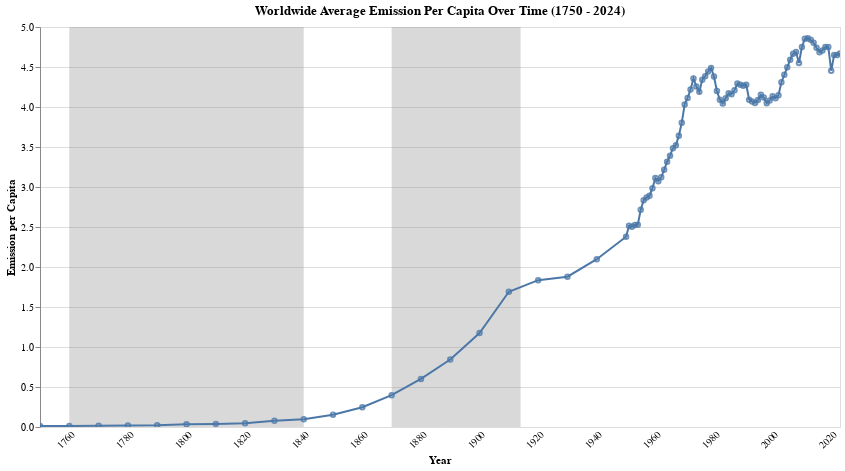

Here is the notebook cell this chart was saved with:
### Markdown cell above
## Visualization 4: World trend of CO2 Emission ()

### Code cell
# Create a DataFrame for the shaded regions
shaded_regions_data = pd.DataFrame({
    'start': [1760, 1870],
    'end': [1840, 1914],
    'label': ['First Industrial Revolution', 'Second Industrial Revolution']
})
shaded_regions_data.start = pd.to_datetime(shaded_regions_data.start, format='%Y')
shaded_regions_data.end = pd.to_datetime(shaded_regions_data.end, format='%Y')

# Create a zoomable selection
zoom = alt.selection_interval(bind='scales', encodings=['x'])
click = alt.selection_multi(fields=['year'], empty='none')



# Define the shaded regions for the industrial revolutions
shaded_regions = alt.Chart(shaded_regions_data).mark_rect(opacity=0.3, color='gray').encode(
    x='start:T',
    x2='end:T'
).add_params(
    zoom
).add_params(
    click
)


# Define the line chart for emissions
line_chart = alt.Chart(world).mark_line().encode(
    x=alt.X('year:T', title='Year', axis=alt.Axis(labelAngle=-45, tickCount=10, ticks=False, domain=False,grid=False)),
    y=alt.Y('emission:Q', title='Emission per Capita'),
    tooltip=[
        alt.Tooltip('year:T', title='Year',format='%Y'),
        alt.Tooltip('emission:Q', title='Emission')
    ]
).add_params(
    zoom
).add_params(
    click
).properties(
    width=800,
    height=400,
    title='Worldwide Average Emission Per Capita Over Time (1750 - 2024)'
)

points = alt.Chart(world).mark_point(size=20, opacity=0.8).encode(
    x=alt.X('year:T', title='Year'),
    y=alt.Y('emission:Q'),
    tooltip=[
        alt.Tooltip('year:T', title='Year', format='%Y'),
        alt.Tooltip('emission:Q', title='Emission per Capita', format='.2f'),
    ]
)


# Combine the shaded regions and the line chart
final_chart = shaded_regions + line_chart + points
final_chart

### Figure 1 — Vega-Lite specification as saved in the notebook (floating-point values rounded to 4 significant figures)
{"config": {"view": {"continuousWidth": 300, "continuousHeight": 300}}, "layer": [{"data": {"name": "data-db327312543fec7dadd77317df2c82e3"}, "mark": {"type": "rect", "color": "gray", "opacity": 0.3}, "encoding": {"x": {"field": "start", "type": "temporal"}, "x2": {"field": "end"}}, "name": "view_68"}, {"data": {"name": "data-531469ccf340d9cebed55cced17d765a"}, "mark": {"type": "line"}, "encoding": {"tooltip": [{"field": "year", "format": "%Y", "title": "Year", "type": "temporal"}, {"field": "emission", "title": "Emission", "type": "quantitative"}], "x": {"axis": {"domain": false, "grid": false, "labelAngle": -45, "tickCount": 10, "ticks": false}, "field": "year", "title": "Year", "type": "temporal"}, "y": {"field": "emission", "title": "Emission per Capita", "type": "quantitative"}}, "title": "Worldwide Average Emission Per Capita Over Time (1750 - 2024)"}, {"data": {"name": "data-531469ccf340d9cebed55cced17d765a"}, "mark": {"type": "point", "opacity": 0.8, "size": 20}, "encoding": {"tooltip": [{"field": "year", "format": "%Y", "title": "Year", "type": "temporal"}, {"field": "emission", "format": ".2f", "title": "Emission per Capita", "type": "quantitative"}], "x": {"field": "year", "title": "Year", "type": "temporal"}, "y": {"field": "emission", "type": "quantitative"}}}], "height": 400, "params": [{"name": "param_122", "select": {"type": "interval", "encodings": ["x"]}, "bind": "scales", "views": ["view_68"]}, {"name": "param_123", "select": {"type": "point", "fields": ["year"]}, "views": ["view_68"]}], "width": 800, "$schema": "https://vega.github.io/schema/vega-lite/v5.20.1.json", "datasets": {"data-db327312543fec7dadd77317df2c82e3": [{"start": "1760-01-01T00:00:00", "end": "1840-01-01T00:00:00", "label": "First Industrial Revolution"}, {"start": "1870-01-01T00:00:00", "end": "1914-01-01T00:00:00", "label": "Second Industrial Revolution"}], "data-531469ccf340d9cebed55cced17d765a": [{"country": "World", "code": "OWID_WRL", "year": "1750-01-01T00:00:00", "emission": 0.01235, "flag": false, "first_indust_rev": 0, "second_indust_rev": 0}, {"country": "World", "code": "OWID_WRL", "year": "1760-01-01T00:00:00", "emission": 0.01334, "flag": false, "first_indust_rev": 1, "second_indust_rev": 0}, {"country": "World", "code": "OWID_WRL", "year": "1770-01-01T00:00:00", "emission": 0.01582, "flag": false, "first_indust_rev": 1, "second_indust_rev": 0}, {"country": "World", "code": "OWID_WRL", "year": "1780-01-01T00:00:00", "emission": 0.01762, "flag": false, "first_indust_rev": 1, "second_indust_rev": 0}, {"country": "World", "code": "OWID_WRL", "year": "1790-01-01T00:00:00", "emission": 0.02165, "flag": false, "first_indust_rev": 1, "second_indust_rev": 0}, {"country": "World", "code": "OWID_WRL", "year": "1800-01-01T00:00:00", "emission": 0.03435, "flag": false, "first_indust_rev": 1, "second_indust_rev": 0}, {"country": "World", "code": "OWID_WRL", "year": "1810-01-01T00:00:00", "emission": 0.03838, "flag": false, "first_indust_rev": 1, "second_indust_rev": 0}, {"country": "World", "code": "OWID_WRL", "year": "1820-01-01T00:00:00", "emission": 0.04761, "flag": false, "first_indust_rev": 1, "second_indust_rev": 0}, {"country": "World", "code": "OWID_WRL", "year": "1830-01-01T00:00:00", "emission": 0.0775, "flag": false, "first_indust_rev": 1, "second_indust_rev": 0}, {"country": "World", "code": "OWID_WRL", "year": "1840-01-01T00:00:00", "emission": 0.09821, "flag": false, "first_indust_rev": 1, "second_indust_rev": 0}, {"country": "World", "code": "OWID_WRL", "year": "1850-01-01T00:00:00", "emission": 0.1529, "flag": false, "first_indust_rev": 0, "second_indust_rev": 0}, {"country": "World", "code": "OWID_WRL", "year": "1860-01-01T00:00:00", "emission": 0.2469, "flag": false, "first_indust_rev": 0, "second_indust_rev": 0}, {"country": "World", "code": "OWID_WRL", "year": "1870-01-01T00:00:00", "emission": 0.3981, "flag": false, "first_indust_rev": 0, "second_indust_rev": 1}, {"country": "World", "code": "OWID_WRL", "year": "1880-01-01T00:00:00", "emission": 0.601, "flag": false, "first_indust_rev": 0, "second_indust_rev": 1}, {"country": "World", "code": "OWID_WRL", "year": "1890-01-01T00:00:00", "emission": 0.8438, "flag": false, "first_indust_rev": 0, "second_indust_rev": 1}, {"country": "World", "code": "OWID_WRL", "year": "1900-01-01T00:00:00", "emission": 1.174, "flag": false, "first_indust_rev": 0, "second_indust_rev": 1}, {"country": "World", "code": "OWID_WRL", "year": "1910-01-01T00:00:00", "emission": 1.691, "flag": false, "first_indust_rev": 0, "second_indust_rev": 1}, {"country": "World", "code": "OWID_WRL", "year": "1920-01-01T00:00:00", "emission": 1.835, "flag": false, "first_indust_rev": 0, "second_indust_rev": 0}, {"country": "World", "code": "OWID_WRL", "year": "1930-01-01T00:00:00", "emission": 1.879, "flag": false, "first_indust_rev": 0, "second_indust_rev": 0}, {"country": "World", "code": "OWID_WRL", "year": "1940-01-01T00:00:00", "emission": 2.098, "flag": false, "first_indust_rev": 0, "second_indust_rev": 0}, {"country": "World", "code": "OWID_WRL", "year": "1950-01-01T00:00:00", "emission": 2.379, "flag": false, "first_indust_rev": 0, "second_indust_rev": 0}, {"country": "World", "code": "OWID_WRL", "year": "1951-01-01T00:00:00", "emission": 2.515, "flag": false, "first_indust_rev": 0, "second_indust_rev": 0}, {"country": "World", "code": "OWID_WRL", "year": "1952-01-01T00:00:00", "emission": 2.503, "flag": false, "first_indust_rev": 0, "second_indust_rev": 0}, {"country": "World", "code": "OWID_WRL", "year": "1953-01-01T00:00:00", "emission": 2.525, "flag": false, "first_indust_rev": 0, "second_indust_rev": 0}, {"country": "World", "code": "OWID_WRL", "year": "1954-01-01T00:00:00", "emission": 2.528, "flag": false, "first_indust_rev": 0, "second_indust_rev": 0}, {"country": "World", "code": "OWID_WRL", "year": "1955-01-01T00:00:00", "emission": 2.717, "flag": false, "first_indust_rev": 0, "second_indust_rev": 0}, {"country": "World", "code": "OWID_WRL", "year": "1956-01-01T00:00:00", "emission": 2.835, "flag": false, "first_indust_rev": 0, "second_indust_rev": 0}, {"country": "World", "code": "OWID_WRL", "year": "1957-01-01T00:00:00", "emission": 2.87, "flag": false, "first_indust_rev": 0, "second_indust_rev": 0}, {"country": "World", "code": "OWID_WRL", "year": "1958-01-01T00:00:00", "emission": 2.891, "flag": false, "first_indust_rev": 0, "second_indust_rev": 0}, {"country": "World", "code": "OWID_WRL", "year": "1959-01-01T00:00:00", "emission": 2.985, "flag": false, "first_indust_rev": 0, "second_indust_rev": 0}, {"country": "World", "code": "OWID_WRL", "year": "1960-01-01T00:00:00", "emission": 3.113, "flag": false, "first_indust_rev": 0, "second_indust_rev": 0}, {"country": "World", "code": "OWID_WRL", "year": "1961-01-01T00:00:00", "emission": 3.072, "flag": false, "first_indust_rev": 0, "second_indust_rev": 0}, {"country": "World", "code": "OWID_WRL", "year": "1962-01-01T00:00:00", "emission": 3.121, "flag": false, "first_indust_rev": 0, "second_indust_rev": 0}, {"country": "World", "code": "OWID_WRL", "year": "1963-01-01T00:00:00", "emission": 3.216, "flag": false, "first_indust_rev": 0, "second_indust_rev": 0}, {"country": "World", "code": "OWID_WRL", "year": "1964-01-01T00:00:00", "emission": 3.316, "flag": false, "first_indust_rev": 0, "second_indust_rev": 0}, {"country": "World", "code": "OWID_WRL", "year": "1965-01-01T00:00:00", "emission": 3.392, "flag": false, "first_indust_rev": 0, "second_indust_rev": 0}, {"country": "World", "code": "OWID_WRL", "year": "1966-01-01T00:00:00", "emission": 3.485, "flag": false, "first_indust_rev": 0, "second_indust_rev": 0}, {"country": "World", "code": "OWID_WRL", "year": "1967-01-01T00:00:00", "emission": 3.523, "flag": false, "first_indust_rev": 0, "second_indust_rev": 0}, {"country": "World", "code": "OWID_WRL", "year": "1968-01-01T00:00:00", "emission": 3.64, "flag": false, "first_indust_rev": 0, "second_indust_rev": 0}, {"country": "World", "code": "OWID_WRL", "year": "1969-01-01T00:00:00", "emission": 3.802, "flag": false, "first_indust_rev": 0, "second_indust_rev": 0}, {"country": "World", "code": "OWID_WRL", "year": "1970-01-01T00:00:00", "emission": 4.033, "flag": false, "first_indust_rev": 0, "second_indust_rev": 0}, {"country": "World", "code": "OWID_WRL", "year": "1971-01-01T00:00:00", "emission": 4.113, "flag": false, "first_indust_rev": 0, "second_indust_rev": 0}, {"country": "World", "code": "OWID_WRL", "year": "1972-01-01T00:00:00", "emission": 4.22, "flag": false, "first_indust_rev": 0, "second_indust_rev": 0}, {"country": "World", "code": "OWID_WRL", "year": "1973-01-01T00:00:00", "emission": 4.358, "flag": false, "first_indust_rev": 0, "second_indust_rev": 0}, {"country": "World", "code": "OWID_WRL", "year": "1974-01-01T00:00:00", "emission": 4.257, "flag": false, "first_indust_rev": 0, "second_indust_rev": 0}, {"country": "World", "code": "OWID_WRL", "year": "1975-01-01T00:00:00", "emission": 4.189, "flag": false, "first_indust_rev": 0, "second_indust_rev": 0}, {"country": "World", "code": "OWID_WRL", "year": "1976-01-01T00:00:00", "emission": 4.341, "flag": false, "first_indust_rev": 0, "second_indust_rev": 0}, {"country": "World", "code": "OWID_WRL", "year": "1977-01-01T00:00:00", "emission": 4.386, "flag": false, "first_indust_rev": 0, "second_indust_rev": 0}, {"country": "World", "code": "OWID_WRL", "year": "1978-01-01T00:00:00", "emission": 4.443, "flag": false, "first_indust_rev": 0, "second_indust_rev": 0}, {"country": "World", "code": "OWID_WRL", "year": "1979-01-01T00:00:00", "emission": 4.489, "flag": false, "first_indust_rev": 0, "second_indust_rev": 0}, {"country": "World", "code": "OWID_WRL", "year": "1980-01-01T00:00:00", "emission": 4.382, "flag": false, "first_indust_rev": 0, "second_indust_rev": 0}, {"country": "World", "code": "OWID_WRL", "year": "1981-01-01T00:00:00", "emission": 4.2, "flag": false, "first_indust_rev": 0, "second_indust_rev": 0}, {"country": "World", "code": "OWID_WRL", "year": "1982-01-01T00:00:00", "emission": 4.091, "flag": false, "first_indust_rev": 0, "second_indust_rev": 0}, {"country": "World", "code": "OWID_WRL", "year": "1983-01-01T00:00:00", "emission": 4.043, "flag": false, "first_indust_rev": 0, "second_indust_rev": 0}, {"country": "World", "code": "OWID_WRL", "year": "1984-01-01T00:00:00", "emission": 4.109, "flag": false, "first_indust_rev": 0, "second_indust_rev": 0}, {"country": "World", "code": "OWID_WRL", "year": "1985-01-01T00:00:00", "emission": 4.172, "flag": false, "first_indust_rev": 0, "second_indust_rev": 0}, {"country": "World", "code": "OWID_WRL", "year": "1986-01-01T00:00:00", "emission": 4.158, "flag": false, "first_indust_rev": 0, "second_indust_rev": 0}, {"country": "World", "code": "OWID_WRL", "year": "1987-01-01T00:00:00", "emission": 4.208, "flag": false, "first_indust_rev": 0, "second_indust_rev": 0}, {"country": "World", "code": "OWID_WRL", "year": "1988-01-01T00:00:00", "emission": 4.295, "flag": false, "first_indust_rev": 0, "second_indust_rev": 0}, {"country": "World", "code": "OWID_WRL", "year": "1989-01-01T00:00:00", "emission": 4.277, "flag": false, "first_indust_rev": 0, "second_indust_rev": 0}, {"country": "World", "code": "OWID_WRL", "year": "1990-01-01T00:00:00", "emission": 4.266, "flag": false, "first_indust_rev": 0, "second_indust_rev": 0}, {"country": "World", "code": "OWID_WRL", "year": "1991-01-01T00:00:00", "emission": 4.279, "flag": false, "first_indust_rev": 0, "second_indust_rev": 0}, {"country": "World", "code": "OWID_WRL", "year": "1992-01-01T00:00:00", "emission": 4.092, "flag": false, "first_indust_rev": 0, "second_indust_rev": 0}, {"country": "World", "code": "OWID_WRL", "year": "1993-01-01T00:00:00", "emission": 4.07, "flag": false, "first_indust_rev": 0, "second_indust_rev": 0}, {"country": "World", "code": "OWID_WRL", "year": "1994-01-01T00:00:00", "emission": 4.051, "flag": false, "first_indust_rev": 0, "second_indust_rev": 0}, {"country": "World", "code": "OWID_WRL", "year": "1995-01-01T00:00:00", "emission": 4.086, "flag": false, "first_indust_rev": 0, "second_indust_rev": 0}, {"country": "World", "code": "OWID_WRL", "year": "1996-01-01T00:00:00", "emission": 4.152, "flag": false, "first_indust_rev": 0, "second_indust_rev": 0}, {"country": "World", "code": "OWID_WRL", "year": "1997-01-01T00:00:00", "emission": 4.119, "flag": false, "first_indust_rev": 0, "second_indust_rev": 0}, {"country": "World", "code": "OWID_WRL", "year": "1998-01-01T00:00:00", "emission": 4.046, "flag": false, "first_indust_rev": 0, "second_indust_rev": 0}, {"country": "World", "code": "OWID_WRL", "year": "1999-01-01T00:00:00", "emission": 4.082, "flag": false, "first_indust_rev": 0, "second_indust_rev": 0}, {"country": "World", "code": "OWID_WRL", "year": "2000-01-01T00:00:00", "emission": 4.133, "flag": false, "first_indust_rev": 0, "second_indust_rev": 0}, {"country": "World", "code": "OWID_WRL", "year": "2001-01-01T00:00:00", "emission": 4.11, "flag": false, "first_indust_rev": 0, "second_indust_rev": 0}, {"country": "World", "code": "OWID_WRL", "year": "2002-01-01T00:00:00", "emission": 4.146, "flag": false, "first_indust_rev": 0, "second_indust_rev": 0}, {"country": "World", "code": "OWID_WRL", "year": "2003-01-01T00:00:00", "emission": 4.31, "flag": false, "first_indust_rev": 0, "second_indust_rev": 0}, {"country": "World", "code": "OWID_WRL", "year": "2004-01-01T00:00:00", "emission": 4.403, "flag": false, "first_indust_rev": 0, "second_indust_rev": 0}, {"country": "World", "code": "OWID_WRL", "year": "2005-01-01T00:00:00", "emission": 4.496, "flag": false, "first_indust_rev": 0, "second_indust_rev": 0}, {"country": "World", "code": "OWID_WRL", "year": "2006-01-01T00:00:00", "emission": 4.591, "flag": false, "first_indust_rev": 0, "second_indust_rev": 0}, {"country": "World", "code": "OWID_WRL", "year": "2007-01-01T00:00:00", "emission": 4.667, "flag": false, "first_indust_rev": 0, "second_indust_rev": 0}, {"country": "World", "code": "OWID_WRL", "year": "2008-01-01T00:00:00", "emission": 4.686, "flag": false, "first_indust_rev": 0, "second_indust_rev": 0}, {"country": "World", "code": "OWID_WRL", "year": "2009-01-01T00:00:00", "emission": 4.55, "flag": false, "first_indust_rev": 0, "second_indust_rev": 0}, {"country": "World", "code": "OWID_WRL", "year": "2010-01-01T00:00:00", "emission": 4.75, "flag": false, "first_indust_rev": 0, "second_indust_rev": 0}, {"country": "World", "code": "OWID_WRL", "year": "2011-01-01T00:00:00", "emission": 4.852, "flag": false, "first_indust_rev": 0, "second_indust_rev": 0}, {"country": "World", "code": "OWID_WRL", "year": "2012-01-01T00:00:00", "emission": 4.86, "flag": false, "first_indust_rev": 0, "second_indust_rev": 0}, {"country": "World", "code": "OWID_WRL", "year": "2013-01-01T00:00:00", "emission": 4.841, "flag": false, "first_indust_rev": 0, "second_indust_rev": 0}, {"country": "World", "code": "OWID_WRL", "year": "2014-01-01T00:00:00", "emission": 4.802, "flag": false, "first_indust_rev": 0, "second_indust_rev": 0}, {"country": "World", "code": "OWID_WRL", "year": "2015-01-01T00:00:00", "emission": 4.739, "flag": false, "first_indust_rev": 0, "second_indust_rev": 0}, {"country": "World", "code": "OWID_WRL", "year": "2016-01-01T00:00:00", "emission": 4.686, "flag": false, "first_indust_rev": 0, "second_indust_rev": 0}, {"country": "World", "code": "OWID_WRL", "year": "2017-01-01T00:00:00", "emission": 4.707, "flag": false, "first_indust_rev": 0, "second_indust_rev": 0}, {"country": "World", "code": "OWID_WRL", "year": "2018-01-01T00:00:00", "emission": 4.752, "flag": false, "first_indust_rev": 0, "second_indust_rev": 0}, {"country": "World", "code": "OWID_WRL", "year": "2019-01-01T00:00:00", "emission": 4.75, "flag": false, "first_indust_rev": 0, "second_indust_rev": 0}, {"country": "World", "code": "OWID_WRL", "year": "2020-01-01T00:00:00", "emission": 4.454, "flag": false, "first_indust_rev": 0, "second_indust_rev": 0}, {"country": "World", "code": "OWID_WRL", "year": "2021-01-01T00:00:00", "emission": 4.65, "flag": false, "first_indust_rev": 0, "second_indust_rev": 0}, {"country": "World", "code": "OWID_WRL", "year": "2022-01-01T00:00:00", "emission": 4.649, "flag": false, "first_indust_rev": 0, "second_indust_rev": 0}, {"country": "World", "code": "OWID_WRL", "year": "2023-01-01T00:00:00", "emission": 4.67, "flag": false, "first_indust_rev": 0, "second_indust_rev": 0}]}}
